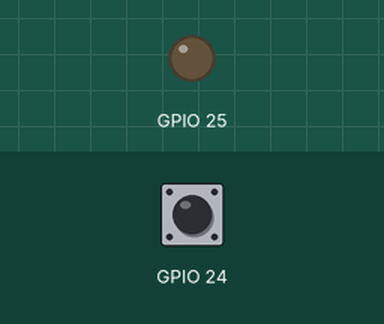
Recording of a program running on a simulated Raspberry Pi (BCM pin numbers). Parts: output pins drawn as LEDs (lit = HIGH). The inputs (shaded band) are chosen by the test bench; at power-on: GPIO 24 LOW.

Above: at 1.2 s.
1.3 s: GPIO 24 pulled HIGH for 0.15 s
At 2.5 s:
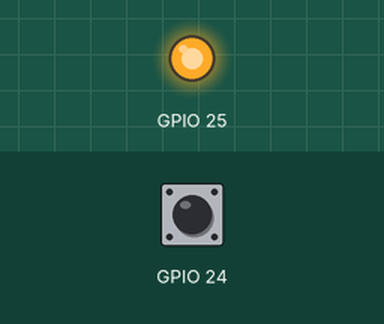
2.9 s: GPIO 24 pulled HIGH for 1 s
At 3.8 s:
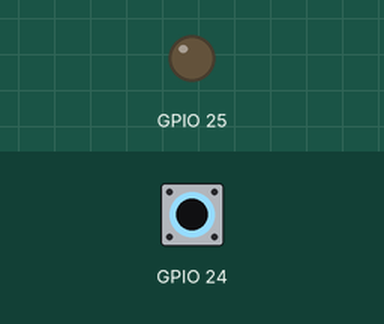
5.4 s: GPIO 24 pulled HIGH for 3.2 s
At 5.7 s:
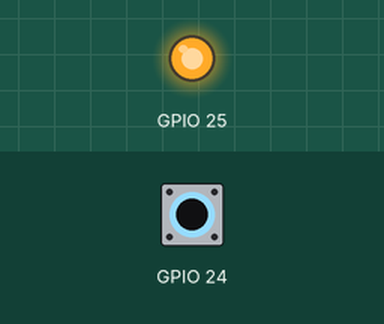
Timing chart, 0 to 8.4 s (numbered marks = the images above; inputs shaded):
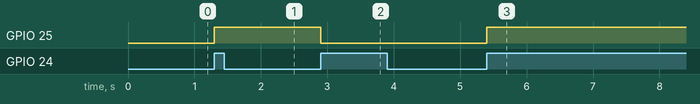

The program:

switch_event.py
```python
# -*- coding: utf-8 -*-
import RPi.GPIO as GPIO
from time import sleep

def my_callback(channel):
    global ledState
    if channel == 24:
        ledState = not ledState
        if ledState == GPIO.HIGH:
            GPIO.output(25, GPIO.HIGH)
        else:
            GPIO.output(25, GPIO.LOW)

GPIO.setmode(GPIO.BCM)
# 消灯状態
GPIO.setup(25, GPIO.OUT, initial=GPIO.LOW)
# プルダウン抵抗を有効にする
GPIO.setup(24, GPIO.IN, pull_up_down=GPIO.PUD_DOWN)

# ポジティブエッジの検出
GPIO.add_event_detect(24, GPIO.RISING, callback=my_callback, bouncetime=200)
#GPIO.add_event_detect(24, GPIO.FALLING, callback=my_callback, bouncetime=200)
#GPIO.add_event_detect(24, GPIO.BOTH, callback=my_callback, bouncetime=200)

ledState = GPIO.LOW

try:
    while True:
        sleep(0.01)

except KeyboardInterrupt:
    pass

GPIO.cleanup()
```

Measured:
- after the input at 1.3 s, GPIO 25: LOW → HIGH at once
- after the input at 2.9 s, GPIO 25: HIGH → LOW at once
- after the input at 5.4 s, GPIO 25: LOW → HIGH at once
